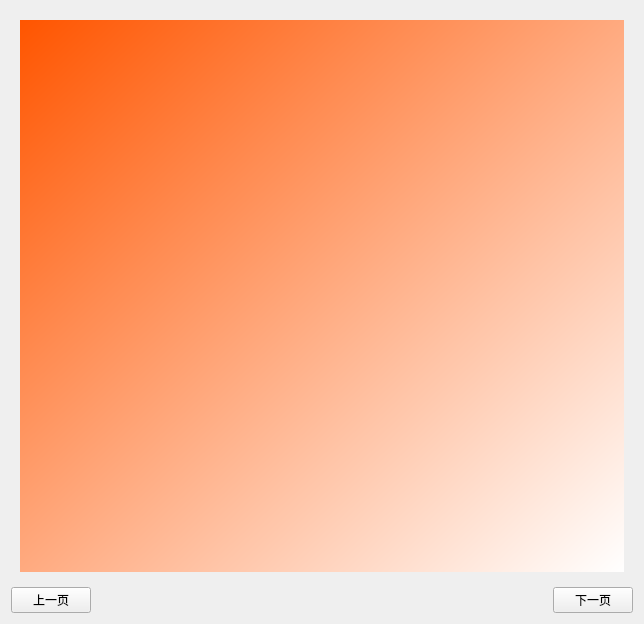
<?xml version="1.0" encoding="UTF-8"?>
<ui version="4.0">
 <class>myStackWidget</class>
 <widget class="QWidget" name="myStackWidget">
  <property name="geometry">
   <rect>
    <x>0</x>
    <y>0</y>
    <width>644</width>
    <height>624</height>
   </rect>
  </property>
  <property name="windowTitle">
   <string>Form</string>
  </property>
  <layout class="QVBoxLayout" name="verticalLayout">
   <item>
    <widget class="QStackedWidget" name="stackedWidget">
     <property name="currentIndex">
      <number>2</number>
     </property>
     <widget class="QWidget" name="page">
      <layout class="QHBoxLayout" name="horizontalLayout_2">
       <item>
        <widget class="QWidget" name="widget" native="true">
         <property name="styleSheet">
          <string notr="true">background-color: qlineargradient(spread:pad, x1:0, y1:0, x2:1, y2:0, stop:0 rgba(0, 0, 0, 255), stop:1 rgba(255, 255, 255, 255));</string>
         </property>
        </widget>
       </item>
      </layout>
     </widget>
     <widget class="QWidget" name="page_3">
      <layout class="QHBoxLayout" name="horizontalLayout_4">
       <item>
        <widget class="QWidget" name="widget_3" native="true">
         <property name="styleSheet">
          <string notr="true">background-color: qlineargradient(spread:pad, x1:0, y1:0, x2:1, y2:1, stop:0 rgba(255, 255, 0, 255), stop:1 rgba(255, 255, 255, 255));</string>
         </property>
        </widget>
       </item>
      </layout>
     </widget>
     <widget class="QWidget" name="page_2">
      <layout class="QHBoxLayout" name="horizontalLayout_3">
       <item>
        <widget class="QWidget" name="widget_2" native="true">
         <property name="styleSheet">
          <string notr="true">background-color: qlineargradient(spread:pad, x1:0, y1:0, x2:1, y2:1, stop:0 rgba(255, 85, 0, 255), stop:1 rgba(255, 255, 255, 255));</string>
         </property>
        </widget>
       </item>
      </layout>
     </widget>
    </widget>
   </item>
   <item>
    <layout class="QHBoxLayout" name="horizontalLayout">
     <item>
      <widget class="QPushButton" name="pushButton">
       <property name="text">
        <string>上一页</string>
       </property>
      </widget>
     </item>
     <item>
      <spacer name="horizontalSpacer">
       <property name="orientation">
        <enum>Qt::Horizontal</enum>
       </property>
       <property name="sizeHint" stdset="0">
        <size>
         <width>40</width>
         <height>20</height>
        </size>
       </property>
      </spacer>
     </item>
     <item>
      <widget class="QPushButton" name="pushButton_2">
       <property name="text">
        <string>下一页</string>
       </property>
      </widget>
     </item>
    </layout>
   </item>
  </layout>
 </widget>
 <resources/>
 <connections/>
</ui>
